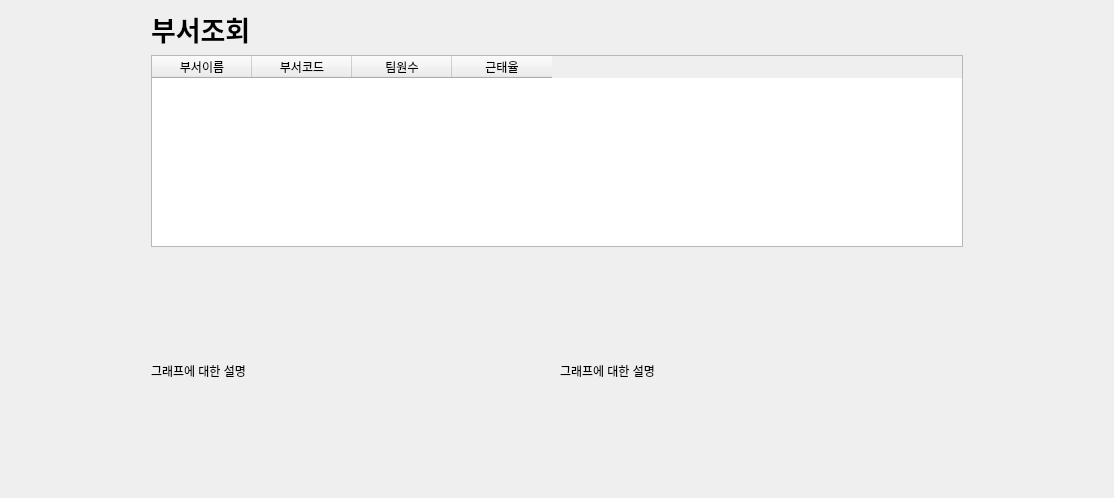
        <widget class="QWidget" name="admin_dept_check">
         <layout class="QHBoxLayout" name="horizontalLayout_18">
          <property name="spacing">
           <number>0</number>
          </property>
          <property name="leftMargin">
           <number>0</number>
          </property>
          <property name="topMargin">
           <number>0</number>
          </property>
          <property name="rightMargin">
           <number>0</number>
          </property>
          <property name="bottomMargin">
           <number>0</number>
          </property>
          <item>
           <spacer name="horizontalSpacer_11">
            <property name="orientation">
             <enum>Qt::Horizontal</enum>
            </property>
            <property name="sizeHint" stdset="0">
             <size>
              <width>142</width>
              <height>20</height>
             </size>
            </property>
           </spacer>
          </item>
          <item>
           <widget class="QWidget" name="widget" native="true">
            <property name="minimumSize">
             <size>
              <width>830</width>
              <height>0</height>
             </size>
            </property>
            <layout class="QVBoxLayout" name="verticalLayout_23">
             <item>
              <layout class="QHBoxLayout" name="horizontalLayout_19">
               <item>
                <widget class="QLabel" name="dept_title">
                 <property name="font">
                  <font>
                   <pointsize>20</pointsize>
                   <weight>75</weight>
                   <bold>true</bold>
                  </font>
                 </property>
                 <property name="text">
                  <string>부서조회</string>
                 </property>
                </widget>
               </item>
               <item>
                <spacer name="horizontalSpacer_13">
                 <property name="orientation">
                  <enum>Qt::Horizontal</enum>
                 </property>
                 <property name="sizeHint" stdset="0">
                  <size>
                   <width>40</width>
                   <height>20</height>
                  </size>
                 </property>
                </spacer>
               </item>
              </layout>
             </item>
             <item>
              <widget class="QTableWidget" name="dept_tablewidget">
               <property name="editTriggers">
                <set>QAbstractItemView::NoEditTriggers</set>
               </property>
               <column>
                <property name="text">
                 <string>부서이름</string>
                </property>
               </column>
               <column>
                <property name="text">
                 <string>부서코드</string>
                </property>
               </column>
               <column>
                <property name="text">
                 <string>팀원수</string>
                </property>
               </column>
               <column>
                <property name="text">
                 <string>근태율</string>
                </property>
               </column>
              </widget>
             </item>
             <item>
              <widget class="QWidget" name="home_bottom_widget_3" native="true">
               <property name="minimumSize">
                <size>
                 <width>0</width>
                 <height>236</height>
                </size>
               </property>
               <property name="maximumSize">
                <size>
                 <width>16777215</width>
                 <height>240</height>
                </size>
               </property>
               <layout class="QHBoxLayout" name="horizontalLayout_20">
                <property name="leftMargin">
                 <number>0</number>
                </property>
                <property name="topMargin">
                 <number>0</number>
                </property>
                <property name="rightMargin">
                 <number>0</number>
                </property>
                <property name="bottomMargin">
                 <number>0</number>
                </property>
                <item>
                 <widget class="QWidget" name="graph_widget_3" native="true">
                  <layout class="QVBoxLayout" name="verticalLayout_19">
                   <property name="leftMargin">
                    <number>0</number>
                   </property>
                   <property name="rightMargin">
                    <number>0</number>
                   </property>
                   <item>
                    <layout class="QVBoxLayout" name="verticalLayout_20"/>
                   </item>
                   <item>
                    <widget class="QLabel" name="graph_contents_3">
                     <property name="maximumSize">
                      <size>
                       <width>16777215</width>
                       <height>45</height>
                      </size>
                     </property>
                     <property name="text">
                      <string>그래프에 대한 설명</string>
                     </property>
                    </widget>
                   </item>
                  </layout>
                 </widget>
                </item>
                <item>
                 <widget class="QWidget" name="graph_widget_4" native="true">
                  <layout class="QVBoxLayout" name="verticalLayout_21">
                   <property name="leftMargin">
                    <number>0</number>
                   </property>
                   <property name="rightMargin">
                    <number>0</number>
                   </property>
                   <item>
                    <layout class="QVBoxLayout" name="verticalLayout_22"/>
                   </item>
                   <item>
                    <widget class="QLabel" name="graph_contents_4">
                     <property name="maximumSize">
                      <size>
                       <width>16777215</width>
                       <height>45</height>
                      </size>
                     </property>
                     <property name="text">
                      <string>그래프에 대한 설명</string>
                     </property>
                    </widget>
                   </item>
                  </layout>
                 </widget>
                </item>
               </layout>
              </widget>
             </item>
            </layout>
           </widget>
          </item>
          <item>
           <spacer name="horizontalSpacer_12">
            <property name="orientation">
             <enum>Qt::Horizontal</enum>
            </property>
            <property name="sizeHint" stdset="0">
             <size>
              <width>142</width>
              <height>20</height>
             </size>
            </property>
           </spacer>
          </item>
         </layout>
        </widget>
